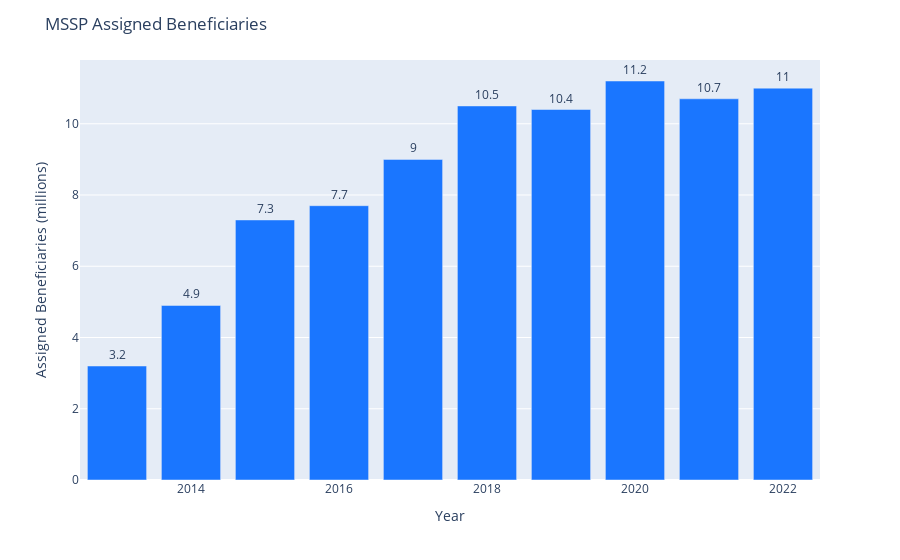

The code cell stored with this chart in its notebook:
### Code cell
fig = px.bar(assigned_beneficiries_df, x="Year", y="Assigned Beneficiaries (millions)", text_auto=True)
fig.update_layout(title_text='MSSP Assigned Beneficiaries')
fig.update_traces(marker_color='rgb(26, 118, 255)',  textposition='outside')
fig.show()

### Figure 1 — Plotly figure (JSON) as saved in the notebook; plotly's stock layout.template omitted (floating-point values rounded to 4 significant figures)
{"data": [{"alignmentgroup": "True", "hovertemplate": "Year=%{x}<br>Assigned Beneficiaries (millions)=%{y}<extra></extra>", "legendgroup": "", "marker": {"color": "rgb(26, 118, 255)", "pattern": {"shape": ""}}, "name": "", "offsetgroup": "", "orientation": "v", "showlegend": false, "textposition": "outside", "texttemplate": "%{y}", "type": "bar", "x": [2022, 2021, 2020, 2019, 2018, 2017, 2016, 2015, 2014, 2013], "xaxis": "x", "y": [11, 10.7, 11.2, 10.4, 10.5, 9, 7.7, 7.3, 4.9, 3.2], "yaxis": "y"}], "layout": {"barmode": "relative", "legend": {"tracegroupgap": 0}, "margin": {"t": 60}, "title": {"text": "MSSP Assigned Beneficiaries"}, "xaxis": {"anchor": "y", "domain": [0, 1], "title": {"text": "Year"}}, "yaxis": {"anchor": "x", "domain": [0, 1], "title": {"text": "Assigned Beneficiaries (millions)"}}}}
